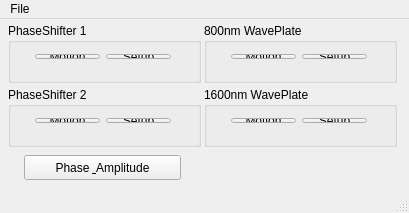
<?xml version="1.0" encoding="UTF-8"?>
<ui version="4.0">
 <class>MainWindow</class>
 <widget class="QMainWindow" name="MainWindow">
  <property name="geometry">
   <rect>
    <x>0</x>
    <y>0</y>
    <width>409</width>
    <height>213</height>
   </rect>
  </property>
  <property name="windowTitle">
   <string>Motor</string>
  </property>
  <property name="toolTip">
   <string>Motor Control</string>
  </property>
  <widget class="QWidget" name="centralWidget">
   <widget class="QGroupBox" name="groupBox">
    <property name="geometry">
     <rect>
      <x>8</x>
      <y>4</y>
      <width>193</width>
      <height>60</height>
     </rect>
    </property>
    <property name="title">
     <string>PhaseShifter 1</string>
    </property>
    <widget class="QWidget" name="layoutWidget">
     <property name="geometry">
      <rect>
       <x>16</x>
       <y>20</y>
       <width>158</width>
       <height>27</height>
      </rect>
     </property>
     <layout class="QHBoxLayout" name="horizontalLayout">
      <item>
       <widget class="GuiPushButtonPlugin" name="GuiPushButtonMotor">
        <property name="text">
         <string>Motion</string>
        </property>
        <property name="guiFile" stdset="0">
         <string>motordialog.ui</string>
        </property>
        <property name="variableSubstitutions" stdset="0">
         <string>M=m1</string>
        </property>
       </widget>
      </item>
      <item>
       <widget class="GuiPushButtonPlugin" name="guipushbuttonplugin">
        <property name="text">
         <string>Setup</string>
        </property>
        <property name="guiFile" stdset="0">
         <string>setupdialog.ui</string>
        </property>
        <property name="variableSubstitutions" stdset="0">
         <string>M=m1</string>
        </property>
       </widget>
      </item>
     </layout>
    </widget>
   </widget>
   <widget class="QGroupBox" name="groupBox_2">
    <property name="geometry">
     <rect>
      <x>8</x>
      <y>68</y>
      <width>193</width>
      <height>60</height>
     </rect>
    </property>
    <property name="title">
     <string>PhaseShifter 2</string>
    </property>
    <widget class="QWidget" name="layoutWidget">
     <property name="geometry">
      <rect>
       <x>16</x>
       <y>20</y>
       <width>158</width>
       <height>27</height>
      </rect>
     </property>
     <layout class="QHBoxLayout" name="horizontalLayout_2">
      <item>
       <widget class="GuiPushButtonPlugin" name="GuiPushButtonMotor_2">
        <property name="text">
         <string>Motion</string>
        </property>
        <property name="guiFile" stdset="0">
         <string>motordialog.ui</string>
        </property>
        <property name="variableSubstitutions" stdset="0">
         <string>M=m2</string>
        </property>
       </widget>
      </item>
      <item>
       <widget class="GuiPushButtonPlugin" name="guipushbuttonplugin_2">
        <property name="text">
         <string>Setup</string>
        </property>
        <property name="guiFile" stdset="0">
         <string>setupdialog.ui</string>
        </property>
        <property name="variableSubstitutions" stdset="0">
         <string>M=m2</string>
        </property>
       </widget>
      </item>
     </layout>
    </widget>
   </widget>
   <widget class="GuiPushButtonPlugin" name="guipushbuttonplugin_3">
    <property name="geometry">
     <rect>
      <x>24</x>
      <y>136</y>
      <width>157</width>
      <height>25</height>
     </rect>
    </property>
    <property name="text">
     <string>Phase &amp; Amplitude</string>
    </property>
    <property name="guiFile" stdset="0">
     <string>phasedialog.ui</string>
    </property>
    <property name="variableSubstitutions" stdset="0">
     <string/>
    </property>
   </widget>
   <widget class="QGroupBox" name="groupBox_3">
    <property name="geometry">
     <rect>
      <x>204</x>
      <y>4</y>
      <width>193</width>
      <height>60</height>
     </rect>
    </property>
    <property name="title">
     <string>800nm WavePlate</string>
    </property>
    <widget class="QWidget" name="layoutWidget_2">
     <property name="geometry">
      <rect>
       <x>16</x>
       <y>20</y>
       <width>158</width>
       <height>27</height>
      </rect>
     </property>
     <layout class="QHBoxLayout" name="horizontalLayout_3">
      <item>
       <widget class="GuiPushButtonPlugin" name="GuiPushButtonMotor_3">
        <property name="text">
         <string>Motion</string>
        </property>
        <property name="guiFile" stdset="0">
         <string>motordialog.ui</string>
        </property>
        <property name="variableSubstitutions" stdset="0">
         <string>M=m3</string>
        </property>
       </widget>
      </item>
      <item>
       <widget class="GuiPushButtonPlugin" name="guipushbuttonplugin_4">
        <property name="text">
         <string>Setup</string>
        </property>
        <property name="guiFile" stdset="0">
         <string>setupdialog.ui</string>
        </property>
        <property name="variableSubstitutions" stdset="0">
         <string>M=m3</string>
        </property>
       </widget>
      </item>
     </layout>
    </widget>
   </widget>
   <widget class="QGroupBox" name="groupBox_4">
    <property name="geometry">
     <rect>
      <x>204</x>
      <y>68</y>
      <width>193</width>
      <height>60</height>
     </rect>
    </property>
    <property name="title">
     <string>1600nm WavePlate</string>
    </property>
    <widget class="QWidget" name="layoutWidget_3">
     <property name="geometry">
      <rect>
       <x>16</x>
       <y>20</y>
       <width>158</width>
       <height>27</height>
      </rect>
     </property>
     <layout class="QHBoxLayout" name="horizontalLayout_4">
      <item>
       <widget class="GuiPushButtonPlugin" name="GuiPushButtonMotor_4">
        <property name="text">
         <string>Motion</string>
        </property>
        <property name="guiFile" stdset="0">
         <string>motordialog.ui</string>
        </property>
        <property name="variableSubstitutions" stdset="0">
         <string>M=m4</string>
        </property>
       </widget>
      </item>
      <item>
       <widget class="GuiPushButtonPlugin" name="guipushbuttonplugin_5">
        <property name="text">
         <string>Setup</string>
        </property>
        <property name="guiFile" stdset="0">
         <string>setupdialog.ui</string>
        </property>
        <property name="variableSubstitutions" stdset="0">
         <string>M=m4</string>
        </property>
       </widget>
      </item>
     </layout>
    </widget>
   </widget>
  </widget>
  <widget class="QMenuBar" name="menuBar">
   <property name="geometry">
    <rect>
     <x>0</x>
     <y>0</y>
     <width>409</width>
     <height>20</height>
    </rect>
   </property>
   <widget class="QMenu" name="menuFile">
    <property name="title">
     <string>File</string>
    </property>
    <addaction name="separator"/>
    <addaction name="actionQuit"/>
   </widget>
   <addaction name="menuFile"/>
  </widget>
  <widget class="QStatusBar" name="statusBar"/>
  <action name="actionQuit">
   <property name="text">
    <string>Quit</string>
   </property>
  </action>
 </widget>
 <layoutdefault spacing="6" margin="11"/>
 <customwidgets>
  <customwidget>
   <class>GuiPushButtonPlugin</class>
   <extends>QPushButton</extends>
   <header>GuiPushButtonPlugin.h</header>
  </customwidget>
 </customwidgets>
 <resources/>
 <connections/>
</ui>
